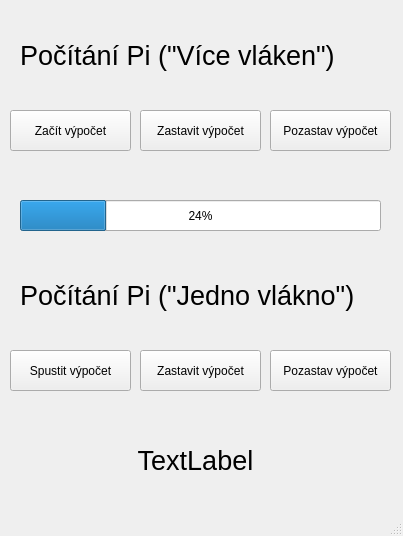
<?xml version="1.0" encoding="UTF-8"?>
<ui version="4.0">
 <class>MainWindow</class>
 <widget class="QMainWindow" name="MainWindow">
  <property name="geometry">
   <rect>
    <x>0</x>
    <y>0</y>
    <width>403</width>
    <height>536</height>
   </rect>
  </property>
  <property name="windowTitle">
   <string>MainWindow</string>
  </property>
  <widget class="QWidget" name="centralwidget">
   <widget class="QLabel" name="label">
    <property name="geometry">
     <rect>
      <x>10</x>
      <y>440</y>
      <width>371</width>
      <height>41</height>
     </rect>
    </property>
    <property name="font">
     <font>
      <pointsize>20</pointsize>
     </font>
    </property>
    <property name="text">
     <string>TextLabel</string>
    </property>
    <property name="alignment">
     <set>Qt::AlignCenter</set>
    </property>
   </widget>
   <widget class="QPushButton" name="pushButton">
    <property name="geometry">
     <rect>
      <x>10</x>
      <y>110</y>
      <width>121</width>
      <height>41</height>
     </rect>
    </property>
    <property name="text">
     <string>Začít výpočet</string>
    </property>
   </widget>
   <widget class="QPushButton" name="pushButton_2">
    <property name="geometry">
     <rect>
      <x>140</x>
      <y>110</y>
      <width>121</width>
      <height>41</height>
     </rect>
    </property>
    <property name="text">
     <string>Zastavit výpočet</string>
    </property>
   </widget>
   <widget class="QPushButton" name="pushButton_3">
    <property name="geometry">
     <rect>
      <x>270</x>
      <y>110</y>
      <width>121</width>
      <height>41</height>
     </rect>
    </property>
    <property name="text">
     <string>Pozastav výpočet</string>
    </property>
   </widget>
   <widget class="QLabel" name="label_2">
    <property name="geometry">
     <rect>
      <x>20</x>
      <y>20</y>
      <width>381</width>
      <height>71</height>
     </rect>
    </property>
    <property name="font">
     <font>
      <pointsize>20</pointsize>
     </font>
    </property>
    <property name="text">
     <string>Počítání Pi (&quot;Více vláken&quot;)</string>
    </property>
   </widget>
   <widget class="QProgressBar" name="progressBar">
    <property name="geometry">
     <rect>
      <x>20</x>
      <y>200</y>
      <width>361</width>
      <height>31</height>
     </rect>
    </property>
    <property name="value">
     <number>24</number>
    </property>
   </widget>
   <widget class="QPushButton" name="pushButton_4">
    <property name="geometry">
     <rect>
      <x>10</x>
      <y>350</y>
      <width>121</width>
      <height>41</height>
     </rect>
    </property>
    <property name="text">
     <string>Spustit výpočet</string>
    </property>
   </widget>
   <widget class="QPushButton" name="pushButton_5">
    <property name="geometry">
     <rect>
      <x>140</x>
      <y>350</y>
      <width>121</width>
      <height>41</height>
     </rect>
    </property>
    <property name="text">
     <string>Zastavit výpočet</string>
    </property>
   </widget>
   <widget class="QPushButton" name="pushButton_6">
    <property name="geometry">
     <rect>
      <x>270</x>
      <y>350</y>
      <width>121</width>
      <height>41</height>
     </rect>
    </property>
    <property name="text">
     <string>Pozastav výpočet</string>
    </property>
   </widget>
   <widget class="QLabel" name="label_3">
    <property name="geometry">
     <rect>
      <x>20</x>
      <y>260</y>
      <width>381</width>
      <height>71</height>
     </rect>
    </property>
    <property name="font">
     <font>
      <pointsize>20</pointsize>
     </font>
    </property>
    <property name="text">
     <string>Počítání Pi (&quot;Jedno vlákno&quot;)</string>
    </property>
   </widget>
  </widget>
  <widget class="QMenuBar" name="menubar">
   <property name="geometry">
    <rect>
     <x>0</x>
     <y>0</y>
     <width>403</width>
     <height>22</height>
    </rect>
   </property>
  </widget>
  <widget class="QStatusBar" name="statusbar"/>
 </widget>
 <resources/>
 <connections/>
</ui>
